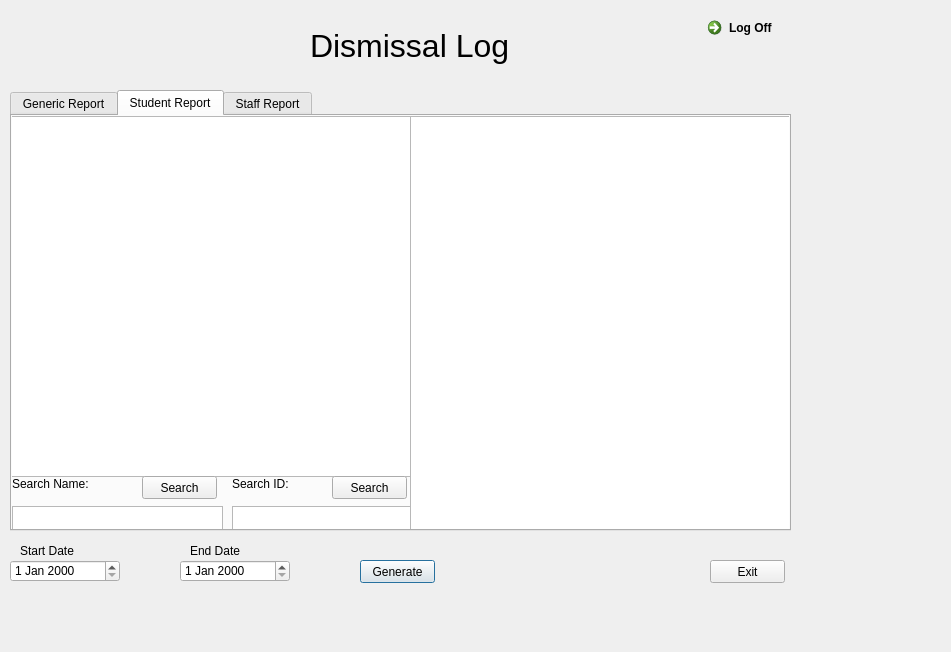
<?xml version="1.0" encoding="UTF-8"?>
<ui version="4.0">
 <class>Dismissal</class>
 <widget class="QDialog" name="Dismissal">
  <property name="geometry">
   <rect>
    <x>0</x>
    <y>0</y>
    <width>951</width>
    <height>652</height>
   </rect>
  </property>
  <property name="windowTitle">
   <string>Dialog</string>
  </property>
  <widget class="QPushButton" name="LogButton_Generate">
   <property name="geometry">
    <rect>
     <x>360</x>
     <y>560</y>
     <width>75</width>
     <height>23</height>
    </rect>
   </property>
   <property name="maximumSize">
    <size>
     <width>1200</width>
     <height>900</height>
    </size>
   </property>
   <property name="text">
    <string>Generate</string>
   </property>
  </widget>
  <widget class="QDateEdit" name="EndDateEdit">
   <property name="geometry">
    <rect>
     <x>180</x>
     <y>560</y>
     <width>110</width>
     <height>22</height>
    </rect>
   </property>
   <property name="maximumSize">
    <size>
     <width>1200</width>
     <height>900</height>
    </size>
   </property>
  </widget>
  <widget class="QPushButton" name="LogButton_Exit">
   <property name="geometry">
    <rect>
     <x>710</x>
     <y>560</y>
     <width>75</width>
     <height>23</height>
    </rect>
   </property>
   <property name="maximumSize">
    <size>
     <width>1200</width>
     <height>900</height>
    </size>
   </property>
   <property name="text">
    <string>Exit</string>
   </property>
  </widget>
  <widget class="QDateEdit" name="StartDateEdit">
   <property name="geometry">
    <rect>
     <x>10</x>
     <y>560</y>
     <width>110</width>
     <height>22</height>
    </rect>
   </property>
   <property name="maximumSize">
    <size>
     <width>1200</width>
     <height>900</height>
    </size>
   </property>
  </widget>
  <widget class="QLabel" name="LogLabel_Title">
   <property name="geometry">
    <rect>
     <x>310</x>
     <y>20</y>
     <width>251</width>
     <height>51</height>
    </rect>
   </property>
   <property name="maximumSize">
    <size>
     <width>1200</width>
     <height>900</height>
    </size>
   </property>
   <property name="font">
    <font>
     <pointsize>24</pointsize>
    </font>
   </property>
   <property name="text">
    <string>Dismissal Log</string>
   </property>
  </widget>
  <widget class="QLabel" name="LogLabel_Start">
   <property name="geometry">
    <rect>
     <x>20</x>
     <y>540</y>
     <width>61</width>
     <height>21</height>
    </rect>
   </property>
   <property name="maximumSize">
    <size>
     <width>1200</width>
     <height>900</height>
    </size>
   </property>
   <property name="text">
    <string>Start Date</string>
   </property>
  </widget>
  <widget class="QLabel" name="LogLabel_End">
   <property name="geometry">
    <rect>
     <x>190</x>
     <y>540</y>
     <width>61</width>
     <height>21</height>
    </rect>
   </property>
   <property name="maximumSize">
    <size>
     <width>1200</width>
     <height>900</height>
    </size>
   </property>
   <property name="text">
    <string>End Date</string>
   </property>
  </widget>
  <widget class="QCommandLinkButton" name="LogOffAdmin">
   <property name="geometry">
    <rect>
     <x>700</x>
     <y>10</y>
     <width>187</width>
     <height>41</height>
    </rect>
   </property>
   <property name="maximumSize">
    <size>
     <width>1200</width>
     <height>900</height>
    </size>
   </property>
   <property name="text">
    <string>Log Off</string>
   </property>
  </widget>
  <widget class="QTabWidget" name="DismissWidget">
   <property name="geometry">
    <rect>
     <x>10</x>
     <y>90</y>
     <width>781</width>
     <height>441</height>
    </rect>
   </property>
   <property name="maximumSize">
    <size>
     <width>1200</width>
     <height>900</height>
    </size>
   </property>
   <property name="currentIndex">
    <number>1</number>
   </property>
   <widget class="QWidget" name="GenericTab">
    <attribute name="title">
     <string>Generic Report</string>
    </attribute>
    <widget class="QTableView" name="LogTreeView_Generic">
     <property name="geometry">
      <rect>
       <x>0</x>
       <y>1</y>
       <width>781</width>
       <height>421</height>
      </rect>
     </property>
    </widget>
   </widget>
   <widget class="QWidget" name="StudentTab">
    <attribute name="title">
     <string>Student Report</string>
    </attribute>
    <widget class="QTextEdit" name="LogStudentText_SearchName">
     <property name="geometry">
      <rect>
       <x>0</x>
       <y>390</y>
       <width>211</width>
       <height>31</height>
      </rect>
     </property>
    </widget>
    <widget class="QTextEdit" name="LogStudentText_SearchID">
     <property name="geometry">
      <rect>
       <x>220</x>
       <y>390</y>
       <width>181</width>
       <height>31</height>
      </rect>
     </property>
    </widget>
    <widget class="QTreeView" name="LogTreeView_Student">
     <property name="geometry">
      <rect>
       <x>398</x>
       <y>0</y>
       <width>381</width>
       <height>421</height>
      </rect>
     </property>
    </widget>
    <widget class="QListWidget" name="LogListWidget_Student">
     <property name="geometry">
      <rect>
       <x>-40</x>
       <y>0</y>
       <width>441</width>
       <height>361</height>
      </rect>
     </property>
    </widget>
    <widget class="QLabel" name="LogStudentLabel_SearchName">
     <property name="geometry">
      <rect>
       <x>0</x>
       <y>360</y>
       <width>101</width>
       <height>16</height>
      </rect>
     </property>
     <property name="text">
      <string>Search Name:</string>
     </property>
    </widget>
    <widget class="QLabel" name="LogStudentLogLabel_SearchID">
     <property name="geometry">
      <rect>
       <x>220</x>
       <y>360</y>
       <width>61</width>
       <height>16</height>
      </rect>
     </property>
     <property name="text">
      <string>Search ID:</string>
     </property>
    </widget>
    <widget class="QPushButton" name="LogStudentButton_SearchName">
     <property name="geometry">
      <rect>
       <x>130</x>
       <y>360</y>
       <width>75</width>
       <height>23</height>
      </rect>
     </property>
     <property name="text">
      <string>Search</string>
     </property>
    </widget>
    <widget class="QPushButton" name="LogStudentButton_SearchID">
     <property name="geometry">
      <rect>
       <x>320</x>
       <y>360</y>
       <width>75</width>
       <height>23</height>
      </rect>
     </property>
     <property name="text">
      <string>Search</string>
     </property>
    </widget>
    <zorder>LogStudentText_SearchName</zorder>
    <zorder>LogStudentText_SearchID</zorder>
    <zorder>LogListWidget_Student</zorder>
    <zorder>LogStudentLabel_SearchName</zorder>
    <zorder>LogStudentLogLabel_SearchID</zorder>
    <zorder>LogTreeView_Student</zorder>
    <zorder>LogStudentButton_SearchName</zorder>
    <zorder>LogStudentButton_SearchID</zorder>
   </widget>
   <widget class="QWidget" name="StaffTab">
    <attribute name="title">
     <string>Staff Report</string>
    </attribute>
    <widget class="QTableView" name="LogTableView_Staff">
     <property name="geometry">
      <rect>
       <x>398</x>
       <y>0</y>
       <width>381</width>
       <height>421</height>
      </rect>
     </property>
    </widget>
    <widget class="QListWidget" name="LogListWidget_Staff">
     <property name="geometry">
      <rect>
       <x>-40</x>
       <y>0</y>
       <width>441</width>
       <height>361</height>
      </rect>
     </property>
    </widget>
    <widget class="QTextEdit" name="LogStaffText_SearchID">
     <property name="geometry">
      <rect>
       <x>220</x>
       <y>390</y>
       <width>181</width>
       <height>31</height>
      </rect>
     </property>
    </widget>
    <widget class="QTextEdit" name="LogStaffText_SearchName">
     <property name="geometry">
      <rect>
       <x>0</x>
       <y>390</y>
       <width>211</width>
       <height>31</height>
      </rect>
     </property>
    </widget>
    <widget class="QLabel" name="LogStaffLabel_SearchName">
     <property name="geometry">
      <rect>
       <x>0</x>
       <y>360</y>
       <width>101</width>
       <height>16</height>
      </rect>
     </property>
     <property name="text">
      <string>Search Name:</string>
     </property>
    </widget>
    <widget class="QLabel" name="LogStaffLabel_SearchID">
     <property name="geometry">
      <rect>
       <x>220</x>
       <y>360</y>
       <width>61</width>
       <height>16</height>
      </rect>
     </property>
     <property name="text">
      <string>Search ID:</string>
     </property>
    </widget>
    <widget class="QPushButton" name="LogStaffButton_SearchName">
     <property name="geometry">
      <rect>
       <x>130</x>
       <y>360</y>
       <width>75</width>
       <height>23</height>
      </rect>
     </property>
     <property name="text">
      <string>Search</string>
     </property>
    </widget>
    <widget class="QPushButton" name="LogStaffButton_SearchId">
     <property name="geometry">
      <rect>
       <x>320</x>
       <y>360</y>
       <width>75</width>
       <height>23</height>
      </rect>
     </property>
     <property name="text">
      <string>Search</string>
     </property>
    </widget>
    <zorder>LogListWidget_Staff</zorder>
    <zorder>LogStaffText_SearchID</zorder>
    <zorder>LogStaffText_SearchName</zorder>
    <zorder>LogStaffLabel_SearchName</zorder>
    <zorder>LogStaffLabel_SearchID</zorder>
    <zorder>LogTableView_Staff</zorder>
    <zorder>LogStaffButton_SearchName</zorder>
    <zorder>LogStaffButton_SearchId</zorder>
   </widget>
  </widget>
 </widget>
 <resources/>
 <connections/>
</ui>
